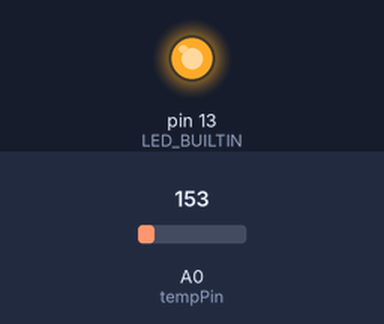
Bench run of a sketch on a simulated Arduino Uno, built with avr-gcc and run on an emulated ATmega328P. On the bench: output pins drawn as LEDs (lit = HIGH). The inputs (shaded band) are chosen by the test bench; at power-on: A0 (tempPin) = 153. What the sketch prints to the serial monitor is not drawn.

Above: at 0.1 s.
At 1.1 s:
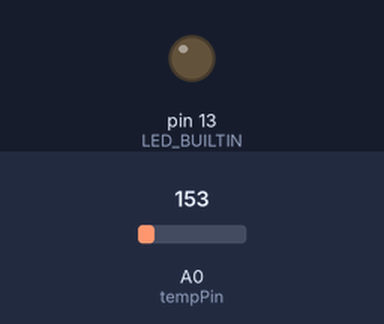
Timing chart, 0 to 2.6 s (numbered marks = the images above):
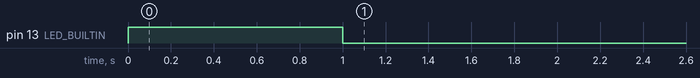

The sketch:

Bluetooth_Test.ino
```cpp
const int tempPin = A0;
int incomingByte;// incoming data

void setup() {
  Serial.begin(9600); // initialization
  pinMode(LED_BUILTIN, OUTPUT);
  Serial.println("Press 1 to LED ON or 0 to LED OFF...");
  digitalWrite(LED_BUILTIN, HIGH);   // turn the LED on (HIGH is the voltage level)
  delay(1000);                       // wait for a second
  digitalWrite(LED_BUILTIN, LOW);    // turn the LED off by making the voltage LOW
}

void loop() {
  int val = analogRead(tempPin);
  float volt = (val/1024.0) * 5.0;
  float temperature = (volt - .5) * 100;
  Serial.print(temperature);
  Serial.print("C \n");
  if (Serial.available() > 0) {  // if the data came
    incomingByte = Serial.read(); // read byte
    //Serial.println(incomingByte);

    if(incomingByte == '0') {
       digitalWrite(LED_BUILTIN, LOW);  // if 1, switch LED Off
       //Serial.println("LED OFF. Press 1 to LED ON!");  // print message
    }
    if(incomingByte == '1') {
       digitalWrite(LED_BUILTIN, HIGH); // if 0, switch LED on
       //Serial.println("LED ON. Press 0 to LED OFF!");
    }
  }
}
```
